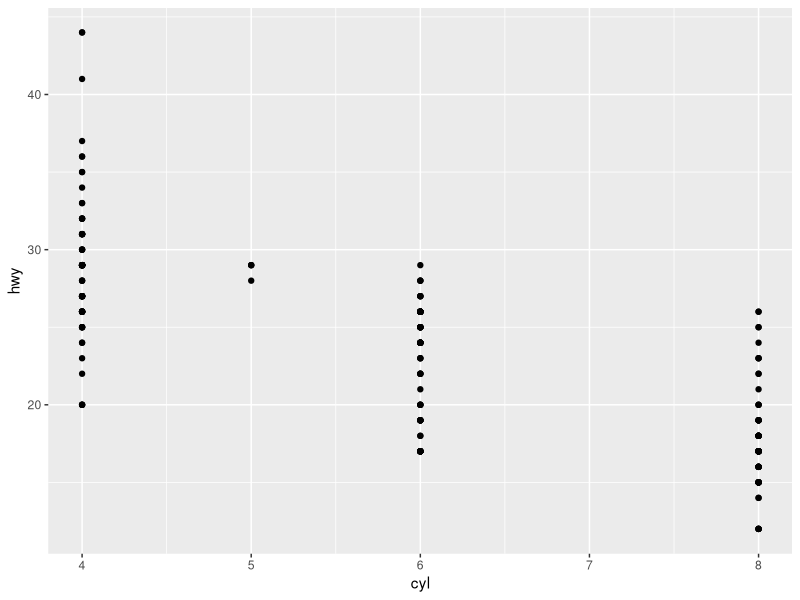
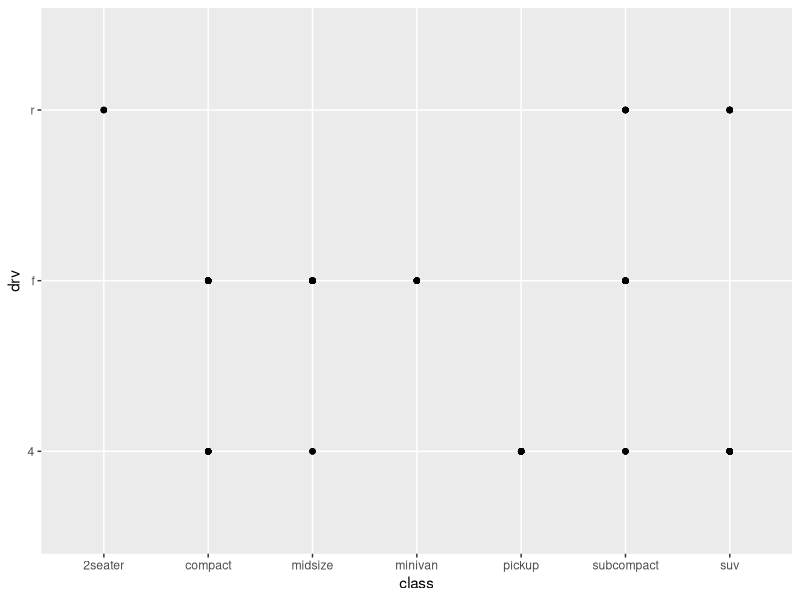
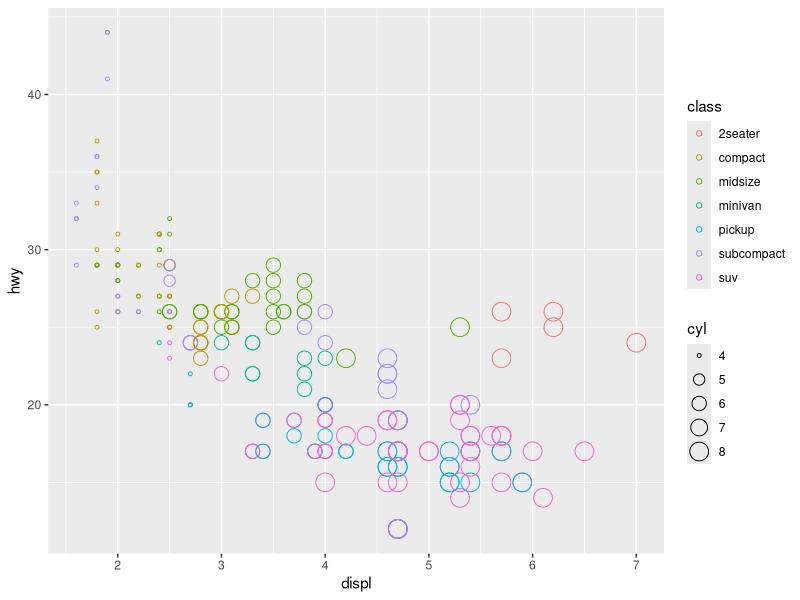
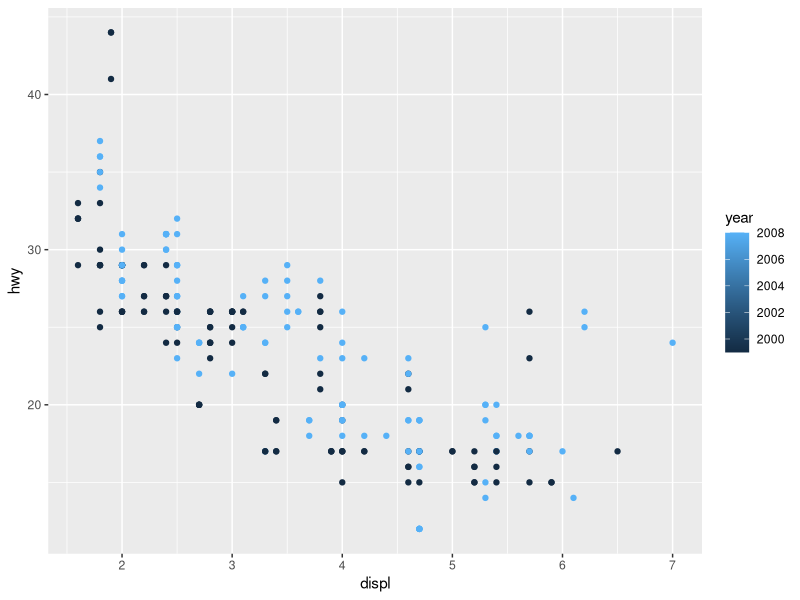
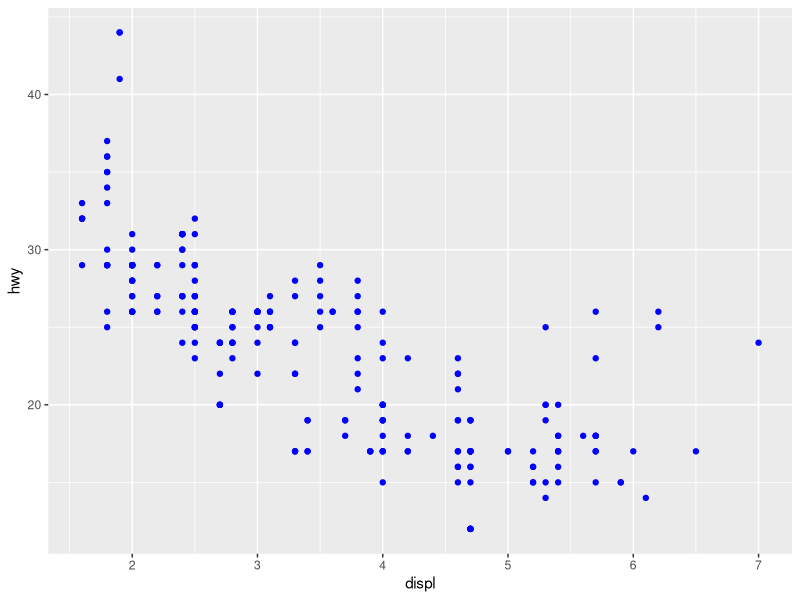
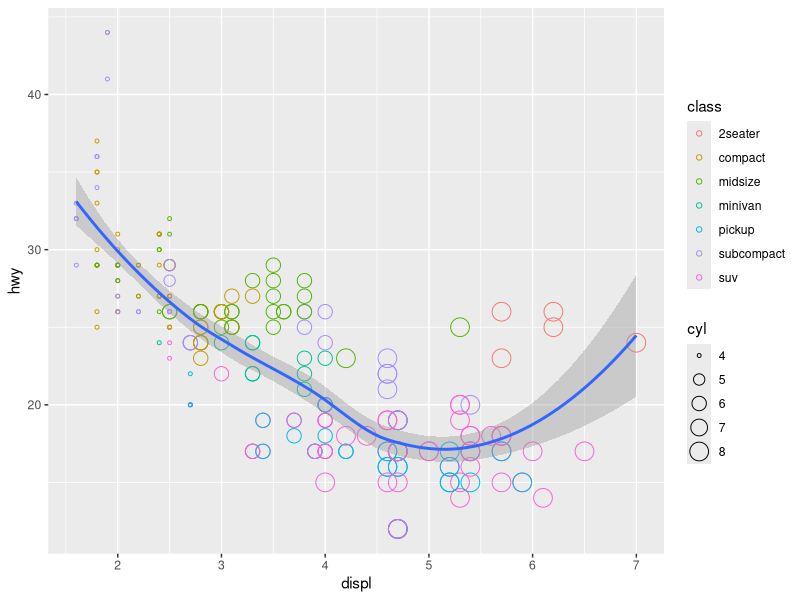
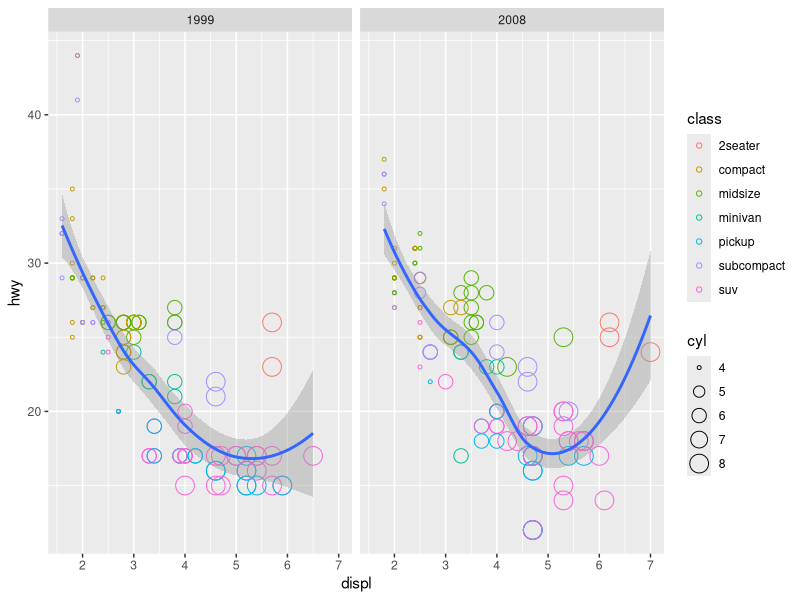
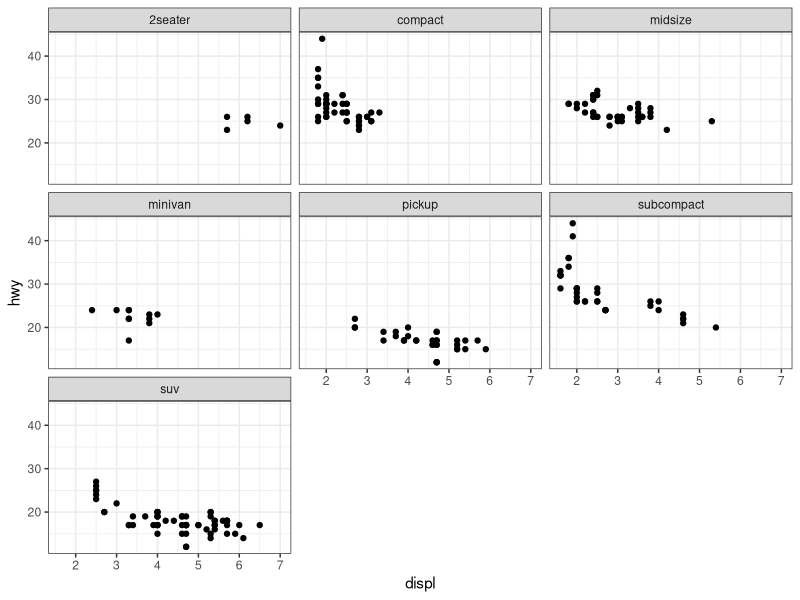

Here is the R script that generated these plots, in order:
## 1610 notes for intro to ggplot

library(tidyverse)

mpg 
?mpg
# in tidyverse, most objects come in the form of tibbles, where are basically upgraded data frames 
# mpg dataset includes descriptions of data type (chr, dbl, int)

?cars
cars

View(mpg) #shows table in new page #generally not useful to use view in a quarto document
head(cars) #shows headers
tail(cars) #shows bottom lines 

# All ggplot2 graphs share the same few components:
    ## theme, coordinates, statistics, facets, geometries, aesthetics, data

#aesthetics: how the data is displayed (e.g. positioning along x and y, size of dots)
#theme: background
#geometrics: data points
#shape of geometric objects: shape of data point

ggplot(data = mpg) + 
  geom_point(mapping = aes(x = cyl, y = hwy)) # mapping aesthetic variable from dataset to x + y 

ggplot(data = mpg) +
  geom_point(mapping = aes(x = class, y = drv)) # for these variables, not a good way to visualize these data

ggplot(data = mpg) +
  geom_point(mapping = aes(x = displ, y = hwy, color = class, size = cyl), shape = 1) 

?geom_point # useful to identify description and different parameters we can use 
  # color, size, and shape are other parameters that add customization
  # to apply a parameter to all variables, must apply it **outside** the aesthetic 

ggplot(data = mpg) +
  geom_point(mapping = aes(x = displ, y = hwy, color = year))

# here, because year is a numeric datatype, there is a natural datatype that sorts into a color gradient 

ggplot(data = mpg) +
  geom_point(mapping = aes(x = displ, y = hwy), color = "blue")

# again, to apply the same parameter (color = "blue") to all variables, they need to be outside the aes 
  # otherwise the color will default to the first color, in this case red 

ggplot(data = mpg) +
  geom_point(mapping = aes(x = displ, y = hwy, color = class, size = cyl), shape = 1) +
  geom_smooth(mapping = aes(x = displ, y = hwy)) # add trend line 

ggplot(data = mpg, mapping = aes(x = displ, y = hwy)) +
  geom_point(mapping = aes(x = displ, y = hwy, color = class, size = cyl), shape = 1) +
  geom_smooth() + # add trend line
  facet_wrap(~ year) # split by variable

# including the mapping in the first line will automatically apply it to each new parameter
# facet_wrap will allow us to split by a particular variable 

ggplot(data = mpg) +
  geom_point(mapping = aes(x = displ, y = hwy)) +
  facet_wrap(~ class) + # create plots for a particular variable, (here it is `class`)
  theme_bw() # apply a new background theme for a particlar style 

ggplot(data=mpg, mapping = aes(x=displ, y=hwy)) +
  geom_point(mapping=aes (color=class, size=cyl), shape=1) +
  geom_smooth() +
  facet_wrap(~year, nrow=2) +
  theme_minimal()

## use ggsave to automatically export most recently run ggplot to specified folder

ggsave(filename = "plots/hwy_vs_displ.pdf", width = 8, height = 4)
  # the order to the width or height function doesn't matter as long as the name is specified 




  